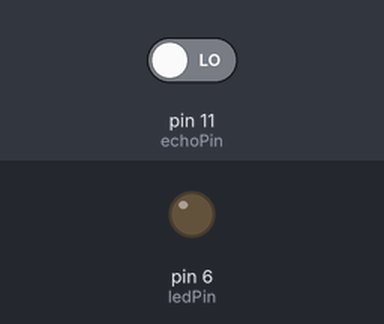
The sketch below on a simulated Arduino Uno, built with avr-gcc and run on an emulated ATmega328P. Shown: output pins drawn as LEDs (lit = HIGH). Inputs (shaded band) come from the test bench; at power-on: pin 11 (echoPin) LOW. Pins used as bus, display or sensor lines are not drawn.

Above: at 0.1 s.
At 1.2 s:
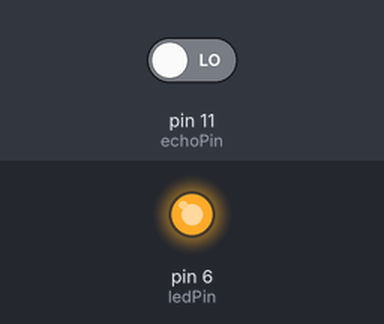
Timing chart, 0 to 2.7 s (numbered marks = the images above):
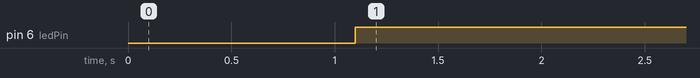

The sketch:

sketch_may16a.ino
```cpp
const int ledPin = 6; // The pin of your LED
const int trigPin = 10; // The pin to which the TRIG is connected
const int echoPin = 11; // The pin to which the ECHO is connected
const int ledOnTime = 1000; // The time that the LED stays on, after detecting the motion (in milliseconds, 1000ms = 1s)
int duration;
int cm;

void setup() {
  pinMode(ledPin, OUTPUT);
  pinMode(trigPin, OUTPUT);
  pinMode(echoPin, INPUT);
}

void loop() {
  digitalWrite(trigPin, HIGH);
  delay(100);
  digitalWrite(trigPin, LOW);
  duration = pulseIn(echoPin, HIGH);
  cm = (duration/2) / 29.1;

  if (cm > 30 && cm <60){

    digitalWrite(ledPin, HIGH);
    delay (500);
    digitalWrite(ledPin, LOW);
      }

  if (cm >15 && cm <= 30) {

    digitalWrite(ledPin, HIGH);
    delay (250);
    digitalWrite(ledPin, LOW);
      }

  if (cm <= 15){

    digitalWrite(ledPin,HIGH);
    delay (100);
      }
  delay(100);
}
```

Measured:
- by itself, pin 6 (ledPin): LOW → HIGH at 1.1 s
